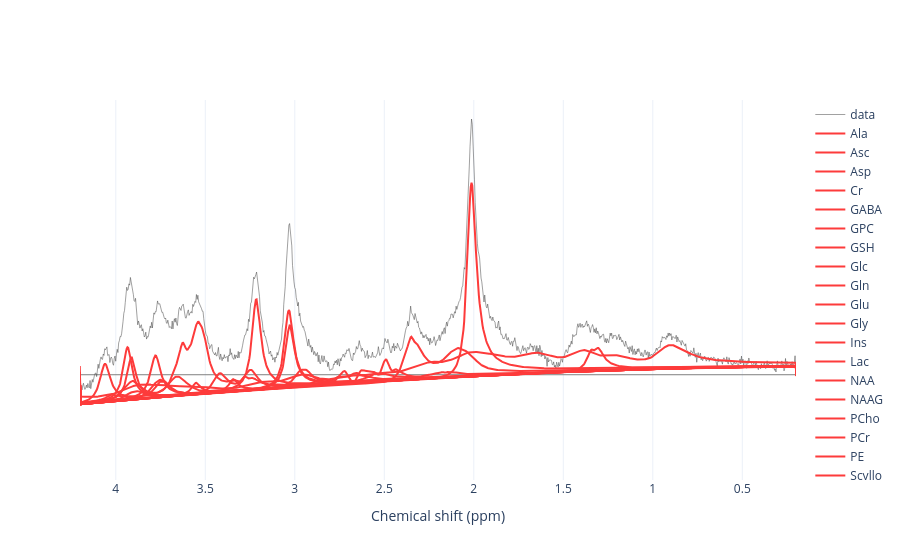

Source (notebook cell):
### Code cell
from fsl_mrs.utils import plotting as plot
plot.plot_indiv_stacked(mrs,res)

### Figure 1 — Plotly figure (JSON) as saved in the notebook; plotly's stock layout.template omitted (floating-point values rounded to 4 significant figures; data arrays with more than 128 entries replaced by an {"elided": "..."} marker saying what was removed)
{"data": [{"line": {"color": "rgb(67,67,67)", "width": 0.5}, "mode": "lines", "name": "data", "type": "scatter", "x": {"elided": "4096 float values"}, "y": {"elided": "4096 float values"}}, {"line": {"color": "rgb(253,59,59)", "width": 2}, "mode": "lines", "name": "Ala", "type": "scatter", "x": {"elided": "4096 float values"}, "y": {"elided": "4096 float values"}}, {"line": {"color": "rgb(253,59,59)", "width": 2}, "mode": "lines", "name": "Asc", "type": "scatter", "x": {"elided": "4096 float values"}, "y": {"elided": "4096 float values"}}, {"line": {"color": "rgb(253,59,59)", "width": 2}, "mode": "lines", "name": "Asp", "type": "scatter", "x": {"elided": "4096 float values"}, "y": {"elided": "4096 float values"}}, {"line": {"color": "rgb(253,59,59)", "width": 2}, "mode": "lines", "name": "Cr", "type": "scatter", "x": {"elided": "4096 float values"}, "y": {"elided": "4096 float values"}}, {"line": {"color": "rgb(253,59,59)", "width": 2}, "mode": "lines", "name": "GABA", "type": "scatter", "x": {"elided": "4096 float values"}, "y": {"elided": "4096 float values"}}, {"line": {"color": "rgb(253,59,59)", "width": 2}, "mode": "lines", "name": "GPC", "type": "scatter", "x": {"elided": "4096 float values"}, "y": {"elided": "4096 float values"}}, {"line": {"color": "rgb(253,59,59)", "width": 2}, "mode": "lines", "name": "GSH", "type": "scatter", "x": {"elided": "4096 float values"}, "y": {"elided": "4096 float values"}}, {"line": {"color": "rgb(253,59,59)", "width": 2}, "mode": "lines", "name": "Glc", "type": "scatter", "x": {"elided": "4096 float values"}, "y": {"elided": "4096 float values"}}, {"line": {"color": "rgb(253,59,59)", "width": 2}, "mode": "lines", "name": "Gln", "type": "scatter", "x": {"elided": "4096 float values"}, "y": {"elided": "4096 float values"}}, {"line": {"color": "rgb(253,59,59)", "width": 2}, "mode": "lines", "name": "Glu", "type": "scatter", "x": {"elided": "4096 float values"}, "y": {"elided": "4096 float values"}}, {"line": {"color": "rgb(253,59,59)", "width": 2}, "mode": "lines", "name": "Gly", "type": "scatter", "x": {"elided": "4096 float values"}, "y": {"elided": "4096 float values"}}, {"line": {"color": "rgb(253,59,59)", "width": 2}, "mode": "lines", "name": "Ins", "type": "scatter", "x": {"elided": "4096 float values"}, "y": {"elided": "4096 float values"}}, {"line": {"color": "rgb(253,59,59)", "width": 2}, "mode": "lines", "name": "Lac", "type": "scatter", "x": {"elided": "4096 float values"}, "y": {"elided": "4096 float values"}}, {"line": {"color": "rgb(253,59,59)", "width": 2}, "mode": "lines", "name": "NAA", "type": "scatter", "x": {"elided": "4096 float values"}, "y": {"elided": "4096 float values"}}, {"line": {"color": "rgb(253,59,59)", "width": 2}, "mode": "lines", "name": "NAAG", "type": "scatter", "x": {"elided": "4096 float values"}, "y": {"elided": "4096 float values"}}, {"line": {"color": "rgb(253,59,59)", "width": 2}, "mode": "lines", "name": "PCho", "type": "scatter", "x": {"elided": "4096 float values"}, "y": {"elided": "4096 float values"}}, {"line": {"color": "rgb(253,59,59)", "width": 2}, "mode": "lines", "name": "PCr", "type": "scatter", "x": {"elided": "4096 float values"}, "y": {"elided": "4096 float values"}}, {"line": {"color": "rgb(253,59,59)", "width": 2}, "mode": "lines", "name": "PE", "type": "scatter", "x": {"elided": "4096 float values"}, "y": {"elided": "4096 float values"}}, {"line": {"color": "rgb(253,59,59)", "width": 2}, "mode": "lines", "name": "Scyllo", "type": "scatter", "x": {"elided": "4096 float values"}, "y": {"elided": "4096 float values"}}, {"line": {"color": "rgb(253,59,59)", "width": 2}, "mode": "lines", "name": "Tau", "type": "scatter", "x": {"elided": "4096 float values"}, "y": {"elided": "4096 float values"}}, {"line": {"color": "rgb(253,59,59)", "width": 2}, "mode": "lines", "name": "mm", "type": "scatter", "x": {"elided": "4096 float values"}, "y": {"elided": "4096 float values"}}], "layout": {"xaxis": {"dtick": 0.5, "range": [4.2, 0.2], "tick0": 2, "title": {"text": "Chemical shift (ppm)"}}, "yaxis": {"showgrid": false, "showticklabels": false, "zeroline": true, "zerolinecolor": "Gray", "zerolinewidth": 1}}}
